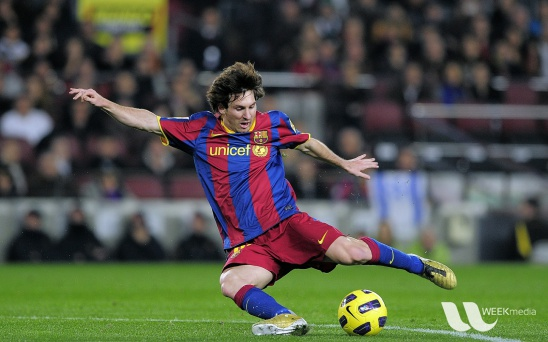
#> input picture data/messi5.jpg, 548 x 342 px
$ python canny_edge.py
#> lines starting #> are read from the running program, lines starting #| are printed output that depends on the picture; after the words box and inside, x2 and y2 are one past the last pixel; in counts of white or black regions, pixels touching at a corner belong together
import cv2
import numpy as np
import matplotlib.pyplot as plt

img = cv2.imread('data/messi5.jpg', 0)
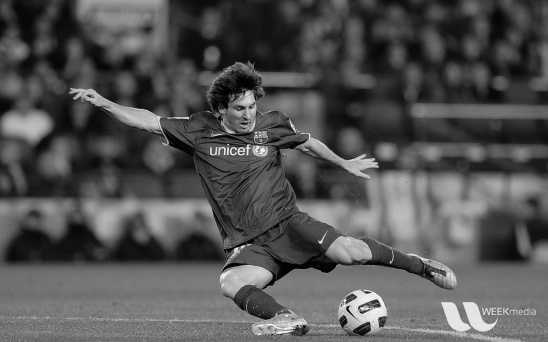
#> img: shape (342, 548); min 0, max 253, mean 83.3

canny = cv2.Canny(img, 100, 200)
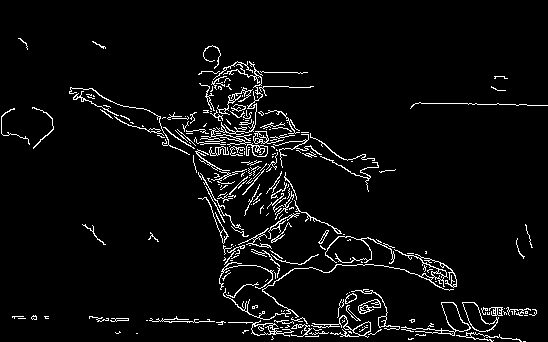
#> canny: shape (342, 548); 4.7% white in thin lines or dots, all inside (x1, y1, x2, y2) = (1, 38, 548, 342)


titles = ['image', 'canny']
images = [img, canny]

for i in range(len(images)):
    plt.subplot(2, np.ceil(len(images)/2), i+1)
    plt.imshow(images[i], 'gray')
    plt.title(titles[i])
    plt.xticks([]), plt.yticks([])
#> this loop made 2 passes

plt.show()
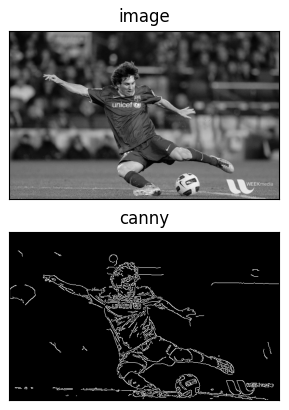
#> figure drawn by matplotlib, 2 panels
